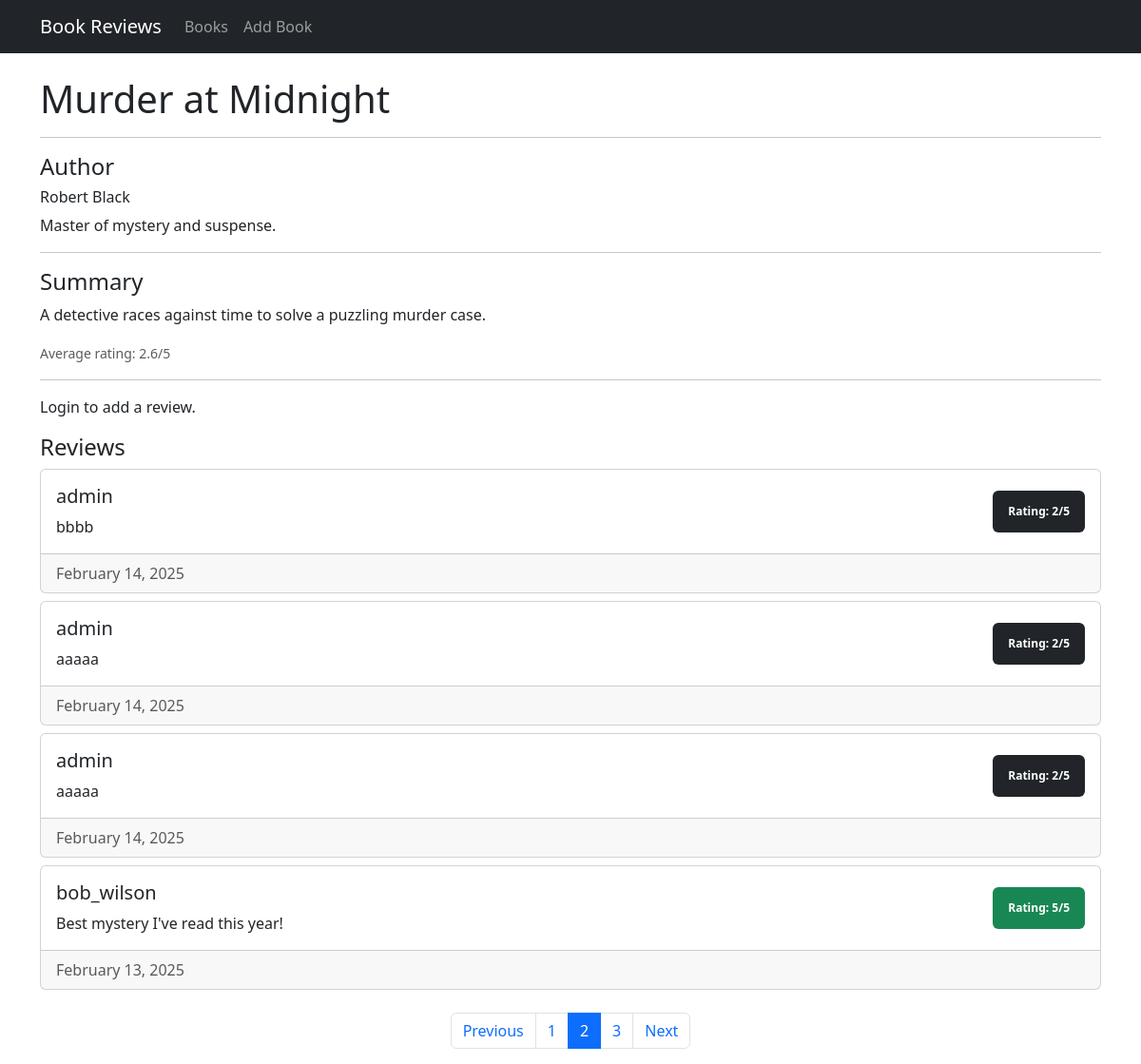
Page /book/5/?page=2 on the committed database.
### reviews/models.py (models this page shows, shortened)
class Book(models.Model):
    title = models.CharField(max_length=200)
    author = models.CharField(max_length=200)
    author_bio = models.TextField()
    description = models.TextField()
    categories = models.ManyToManyField(Category)
    created_at = models.DateTimeField(auto_now_add=True)
    def average_rating(self):
        reviews = self.review_set.all()
        if reviews:
            return sum(review.rating for review in reviews) / len(reviews)
        return 0

class Review(models.Model):
    book = models.ForeignKey(Book, on_delete=models.CASCADE)
    user = models.ForeignKey(User, on_delete=models.CASCADE)
    text = models.TextField()
    rating = models.IntegerField(choices=[(i, i) for i in range(1, 6)])
    created_at = models.DateTimeField(auto_now_add=True)

### reviews/views.py (the view)
# urls.py: path('book/<int:book_id>/', views.book_detail, name='book_detail'),
def book_detail(request, book_id):
    book = get_object_or_404(Book, id=book_id)
    reviews = book.review_set.all().order_by('-created_at')
    paginator = Paginator(reviews, 4)  # Show 5 reviews per page
    page_number = request.GET.get('page')
    page_obj = paginator.get_page(page_number)
    context = {
        'book': book,
        'reviews': page_obj
    }
    return render(request, 'reviews/book_detail.html', context)

### reviews/templates/reviews/book_detail.html (shortened to what this page needs)
{% extends "base.html" %}
{% block content %}
<div class="container mt-4">
    <h1>{{ book.title }}</h1>
    <hr>
    <h4>Author</h4>
    <h6>{{ book.author }}</h6>
    <p>{{ book.author_bio }}</p>
    <hr>
    <h4>Summary</h4>
    <p>{{ book.description }}</p>
    <p>
        <small class="text-muted">Average rating: {{ book.average_rating|floatformat:1 }}/5</small>
    </p>
    <hr>
    {% if user.is_authenticated %}
    <div class="card mb-4">
        <div class="card-body">
            <h5>Add Review</h5>
            <form id="review-form" method="post" action="{% url 'reviews:add_review' book.id %}">
                {% csrf_token %}
                <div class="mb-3">
                    <label for="rating" class="form-label">Rating</label>
                    <select name="rating" id="rating" class="form-control" required>
                        <option value="">Select rating...</option>
                        {% for i in "12345" %}
                            <option value="{{ i }}">{{ i }}</option>
                        {% endfor %}
                    </select>
                </div>
                <div class="mb-3">
                    <label for="text" class="form-label">Review</label>
                    <textarea name="text" id="text" class="form-control" rows="3" required></textarea>
                </div>
                <button type="submit" class="btn btn-primary">Submit Review</button>
            </form>
            <div id="review-status" class="mt-2"></div>
        </div>
    </div>
    {% else %}
        <p>Login to add a review.</p>
    {% endif %}
    <h4>Reviews</h4>
    <div id="reviews">
        {% for review in reviews %}
        <div class="card mb-2">
            <div class="card-body">
                <div class="d-flex justify-content-between align-items-center">
                    <div>
                        <h5 class="card-title">{{ review.user }}</h5>
                        <p class="card-text">{{ review.text }}</p>
                    </div>
                    <div>
                        <span class="badge p-3 fs-7
                        {% if review.rating == 5 %}bg-success
                        {% elif review.rating == 1 %}bg-danger
                        {% else %}bg-dark
                        {% endif %}">
                        Rating: {{ review.rating }}/5</span>
                    </div>
                </div>
            </div>
            <div class="card-footer text-muted">
                {{ review.created_at|date:"F j, Y" }}
            </div>
        </div>
    {% empty %}
        <p>No reviews found.</p>
    {% endfor %}
    </div>
    {% if reviews.has_other_pages %}
    <nav aria-label="Review navigation" class="mt-4">
        <ul class="pagination justify-content-center">
            {% if reviews.has_previous %}
                <li class="page-item">
                    <a class="page-link" href="?page={{ reviews.previous_page_number }}">Previous</a>
                </li>
            {% endif %}
            {% for num in reviews.paginator.page_range %}
                <li class="page-item {% if reviews.number == num %}active{% endif %}">
                    <a class="page-link" href="?page={{ num }}">{{ num }}</a>
                </li>
            {% endfor %}
            {% if reviews.has_next %}
                <li class="page-item">
                    <a class="page-link" href="?page={{ reviews.next_page_number }}">Next</a>
                </li>
            {% endif %}
        </ul>
    </nav>
    {% endif %}
</div>
{% endblock %}

### rows in the picture
Book: title "Murder at Midnight", author "Robert Black", author_bio "Master of mystery and suspense.", description "A detective races against time to solve a puzzling murder case.", average_rating "2.6"
Review: user "admin", text "bbbb", rating "2", created_at "February 14, 2025"
Review: user "admin", text "aaaaa", rating "2", created_at "February 14, 2025"
Review: user "admin", text "aaaaa", rating "2", created_at "February 14, 2025"
Review: user "bob_wilson", text "Best mystery I've read this year!", rating "5", created_at "February 13, 2025"

### other values in the picture
{{ num }} "1" "2" "3"
